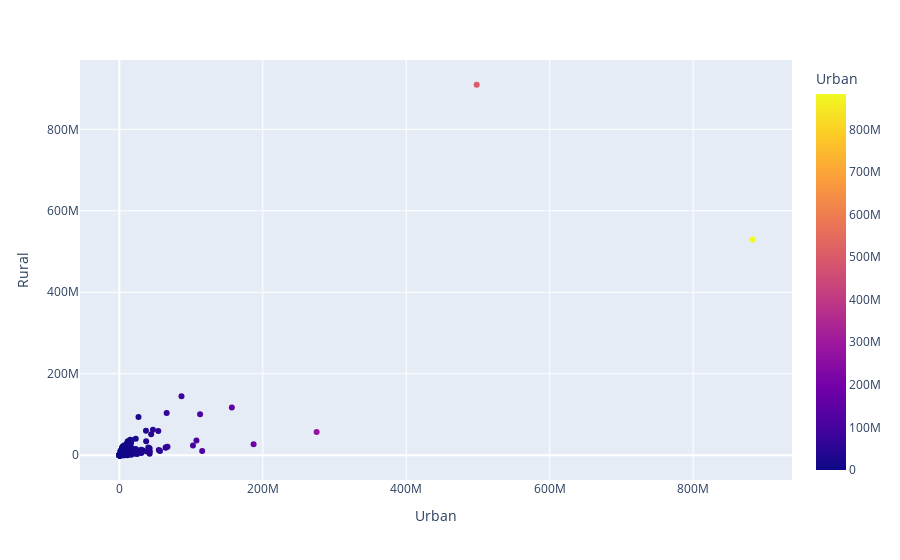

Here is the notebook cell this chart was saved with:
### Markdown cell above
# 5. Classify Countries Urbanization

### 2021 period
We will analyze the levels of urbanization in every country in the world in 2021. We will use k-means algorithm to cluster the data, and plotly.express to graph it

### Code cell
import pandas as pd
import numpy as np
import seaborn as sns

import matplotlib.pyplot as plt
%matplotlib inline

from sklearn.cluster import KMeans
from sklearn.preprocessing import StandardScaler
from sklearn.pipeline import Pipeline
from sklearn.manifold import TSNE
from sklearn.decomposition import PCA
from sklearn.metrics import euclidean_distances
from scipy.spatial.distance import cdist

import plotly.express as px 

fig = px.scatter(urban2, x='Urban', y='Rural', color='Urban', 
hover_data=['Country','Urban','Rural'])
fig.show()

### Figure 1 — Plotly figure (JSON) as saved in the notebook; plotly's stock layout.template omitted (floating-point values rounded to 4 significant figures; data arrays with more than 128 entries replaced by an {"elided": "..."} marker saying what was removed)
{"data": [{"customdata": {"elided": "215x1 str values"}, "hovertemplate": "Urban=%{marker.color}<br>Rural=%{y}<br>Country=%{customdata[0]}<extra></extra>", "legendgroup": "", "marker": {"color": {"elided": "215 int values"}, "coloraxis": "coloraxis", "symbol": "circle"}, "mode": "markers", "name": "", "orientation": "v", "showlegend": false, "type": "scatter", "x": {"elided": "215 int values"}, "xaxis": "x", "y": {"elided": "215 float values"}, "yaxis": "y"}], "layout": {"coloraxis": {"colorbar": {"title": {"text": "Urban"}}, "colorscale": [[0, "#0d0887"], [0.1111, "#46039f"], [0.2222, "#7201a8"], [0.3333, "#9c179e"], [0.4444, "#bd3786"], [0.5556, "#d8576b"], [0.6667, "#ed7953"], [0.7778, "#fb9f3a"], [0.8889, "#fdca26"], [1, "#f0f921"]]}, "legend": {"tracegroupgap": 0}, "margin": {"t": 60}, "xaxis": {"anchor": "y", "domain": [0, 1], "title": {"text": "Urban"}}, "yaxis": {"anchor": "x", "domain": [0, 1], "title": {"text": "Rural"}}}}
